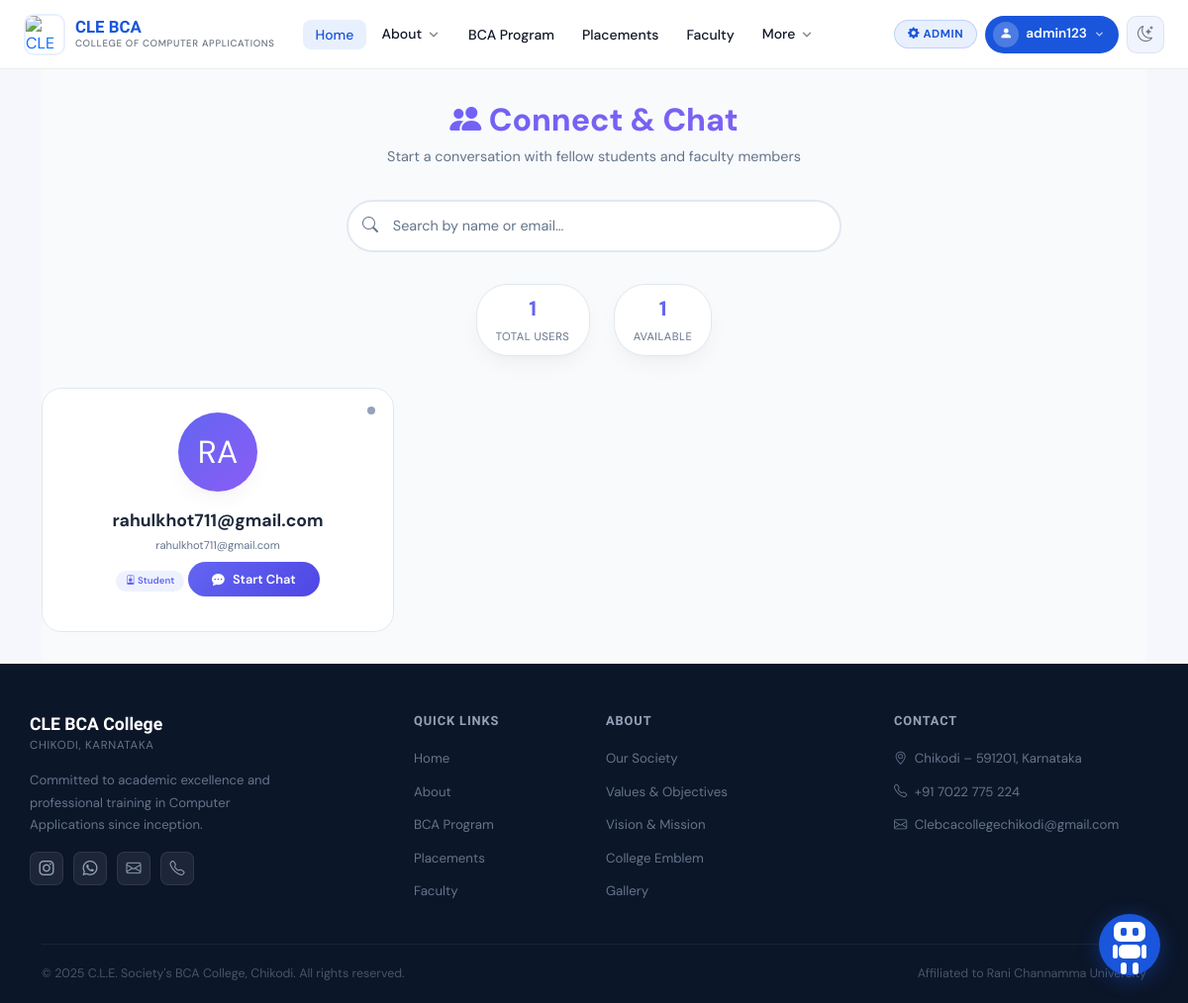
Page /messages/ (signed in) on the committed database.
### myapp/models.py (models this page shows, shortened)
class CustomUser(AbstractBaseUser, PermissionsMixin):
    GENDER_CHOICES = [
        ('male',   'Male'),
        ('female', 'Female'),
        ('other',  'Other'),
    ]
    email    = models.EmailField(unique=True)
    username = models.CharField(max_length=150, unique=True, blank=True)
    name     = models.CharField(max_length=100)
    contact = models.CharField(max_length=15, blank=True, null=True)
    age     = models.PositiveIntegerField(null=True, blank=True)
    gender  = models.CharField(max_length=10, choices=GENDER_CHOICES, blank=True, null=True)
    is_active    = models.BooleanField(default=True)
    is_staff     = models.BooleanField(default=False)
    is_admin     = models.BooleanField(default=False)
    date_joined  = models.DateTimeField(default=timezone.now)
    USERNAME_FIELD  = 'email'
    REQUIRED_FIELDS = ['name']
    objects = CustomUserManager()
    class Meta:
        verbose_name        = 'User'
        verbose_name_plural = 'Users'
        ordering            = ['email']

### myapp/views.py (the view)
# urls.py: path('messages/',            user_list_view,   name='user_list'),
@login_required
def user_list_view(request):
    users = User.objects.exclude(id=request.user.id).order_by('name')
    return render(request, 'users/user_list.html', {'users': users})

### templates/users/user_list.html (shortened to what this page needs)
{% extends 'base.html' %}
{% load static %}
{% block content %}
<div class="container">
    <div class="chat-directory-wrapper">
        <div class="directory-header">
            <h1><i class="bi bi-people-fill"></i> Connect & Chat</h1>
            <p>Start a conversation with fellow students and faculty members</p>
        </div>
        <div class="search-section">
            <div class="search-wrapper">
                <i class="bi bi-search search-icon"></i>
                <input type="text" id="searchInput" class="search-input" placeholder="Search by name or email...">
            </div>
        </div>
        <div class="stats-row">
            <div class="stat-item">
                <span class="stat-number" id="totalCount">{{ users|length }}</span>
                <span class="stat-label">Total Users</span>
            </div>
            <div class="stat-item">
                <span class="stat-number" id="visibleCount">{{ users|length }}</span>
                <span class="stat-label">Available</span>
            </div>
        </div>
        <div class="users-grid" id="usersGrid">
            {% for u in users %}
                <div class="user-card" data-name="{{ u.get_full_name|default:u.username|lower }}" data-email="{{ u.email|lower }}">
                    <div class="status-indicator offline"></div>
                    <div class="user-card-content">
                        <div class="user-avatar">
                            {{ u.get_full_name|default:u.username|slice:":1"|upper }}{{ u.get_full_name|default:u.username|slice:"1:2"|upper }}
                        </div>
                        <div class="user-name">{{ u.get_full_name|default:u.username }}</div>
                        <div class="user-email">{{ u.email }}</div>
                        <div class="user-badge">
                            <i class="bi bi-person-badge"></i> Student
                        </div>
                        <a href="{% url 'chat' user_id=u.id %}" class="chat-btn">
                            <i class="bi bi-chat-dots-fill"></i> Start Chat
                        </a>
                    </div>
                </div>
            {% endfor %}
        </div>
    </div>
</div>
{% endblock %}

### templates/base.html (shortened to what this page needs)
{% load static %}
<!doctype html>
<html lang="en">
<head>
<link href="https://cdn.jsdelivr.net/npm/bootstrap@5.3.3/dist/css/bootstrap.min.css" rel="stylesheet">
<link href="https://cdn.jsdelivr.net/npm/bootstrap-icons@1.11.3/font/bootstrap-icons.min.css" rel="stylesheet">
</head>
<body>
<nav class="cle-nav" id="cleNav" role="navigation" aria-label="Main navigation">
  <div class="cle-inner">
    <a class="cle-brand" href="/">
      <img src="https://encrypted-tbn0.gstatic.com/images?q=tbn:ANd9GcQ-Mlf3YXyj75CrbbX2So62rxl5jZz4C4YA_A&s"
           alt="CLE BCA Logo" class="cle-brand__logo" width="42" height="42">
      <div>
        <div class="cle-brand__name">CLE BCA</div>
        <div class="cle-brand__sub">College of Computer Applications</div>
      </div>
    </a>
    <ul class="cle-links" role="list">
      <li><a href="/" class="cle-link active">Home</a></li>
      <li class="cle-dd" id="dd-about">
        <button class="cle-dd__btn" aria-haspopup="true" aria-expanded="false" aria-controls="menu-about">
          About
          <svg class="cle-chevron" viewBox="0 0 16 16" fill="none" aria-hidden="true">
            <path d="M4 6l4 4 4-4" stroke="currentColor" stroke-width="1.8" stroke-linecap="round" stroke-linejoin="round"/>
          </svg>
        </button>
      </li>
      <li><a href="/#program" class="cle-link">BCA Program</a></li>
      <li><a href="/#placements" class="cle-link">Placements</a></li>
      <li><a href="#faculty" class="cle-link">Faculty</a></li>
      <li class="cle-dd" id="dd-more">
        <button class="cle-dd__btn" aria-haspopup="true" aria-expanded="false" aria-controls="menu-more">
          More
          <svg class="cle-chevron" viewBox="0 0 16 16" fill="none" aria-hidden="true">
            <path d="M4 6l4 4 4-4" stroke="currentColor" stroke-width="1.8" stroke-linecap="round" stroke-linejoin="round"/>
          </svg>
        </button>
      </li>
    </ul>
    <div class="cle-controls">
      {% if user.is_staff %}
      <a href="/admin/" class="cle-admin-badge">
        <i class="bi bi-gear-fill"></i> Admin
      </a>
      {% endif %}
      <div class="cle-dd cle-dd--right" id="dd-account">
        <button class="cle-acct-btn" aria-haspopup="true" aria-expanded="false" aria-controls="menu-account">
          <span class="av"><i class="bi bi-person-fill"></i></span>
          <span class="cle-uname">
            {% if user.is_authenticated %}{{ user.name|default:user.email }}{% else %}Account{% endif %}
          </span>
          <svg style="width:11px;height:11px;opacity:0.7;" viewBox="0 0 16 16" fill="none" aria-hidden="true">
            <path d="M4 6l4 4 4-4" stroke="currentColor" stroke-width="2" stroke-linecap="round" stroke-linejoin="round"/>
          </svg>
        </button>
      </div>
      <button class="cle-icon-btn" id="themeToggle" aria-label="Toggle dark mode" type="button">
        <i class="bi bi-moon-stars" id="themeIcon"></i>
      </button>
    </div>
  </div>
</nav>
{% block content %}{% endblock %}
<footer class="site-footer">
  <div class="container footer-top">
    <div class="row g-4">
      <div class="col-lg-4 col-md-6">
        <div class="footer-brand">
          <div class="footer-brand__name">CLE BCA College</div>
          <div class="footer-brand__sub">Chikodi, Karnataka</div>
        </div>
        <p class="footer-desc">Committed to academic excellence and professional training in Computer Applications since inception.</p>
        <div class="footer-social mt-3">
          <a href="https://www.instagram.com/" target="_blank" title="Instagram"><i class="bi bi-instagram"></i></a>
          <a href="https://wa.me/917022775224" target="_blank" title="WhatsApp"><i class="bi bi-whatsapp"></i></a>
          <a href="mailto:Clebcacollegechikodi@gmail.com" title="Email"><i class="bi bi-envelope"></i></a>
          <a href="tel:+917022775224" title="Phone"><i class="bi bi-telephone"></i></a>
        </div>
      </div>
      <div class="col-lg-2 col-md-6 col-6">
        <div class="footer-heading">Quick Links</div>
        <ul class="footer-links">
          <li><a href="/">Home</a></li>
          <li><a href="/#about">About</a></li>
          <li><a href="/#program">BCA Program</a></li>
          <li><a href="/#placements">Placements</a></li>
          <li><a href="#faculty">Faculty</a></li>
        </ul>
      </div>
      <div class="col-lg-3 col-md-6 col-6">
        <div class="footer-heading">About</div>
        <ul class="footer-links">
          <li><a href="{% url 'our_society_and_institution' %}">Our Society</a></li>
          <li><a href="{% url 'values_objectives' %}">Values &amp; Objectives</a></li>
          <li><a href="{% url 'vision_mission' %}">Vision &amp; Mission</a></li>
          <li><a href="{% url 'college_emblem' %}">College Emblem</a></li>
          <li><a href="{% url 'gallery' %}">Gallery</a></li>
        </ul>
      </div>
      <div class="col-lg-3 col-md-6">
        <div class="footer-heading">Contact</div>
        <ul class="footer-links">
          <li><a href="https://www.google.com/maps/place/CLE+Degree+College+Chikkodi/" target="_blank">
            <i class="bi bi-geo-alt me-1"></i> Chikodi – 591201, Karnataka
          </a></li>
          <li><a href="tel:+917022775224"><i class="bi bi-telephone me-1"></i> +91 7022 775 224</a></li>
          <li><a href="mailto:Clebcacollegechikodi@gmail.com"><i class="bi bi-envelope me-1"></i> Clebcacollegechikodi@gmail.com</a></li>
        </ul>
      </div>
    </div>
  </div>
  <div class="container">
    <div class="footer-bottom">
      <span>© 2025 C.L.E. Society's BCA College, Chikodi. All rights reserved.</span>
      <span>Affiliated to Rani Channamma University</span>
    </div>
  </div>
</footer>
<a href="{% url 'dashboard' %}" class="chatbot-float" title="Chat with AI Bot">
  <div class="robot">
    <div class="robot-head">
      <div class="robot-eyes"><span></span><span></span></div>
    </div>
    <div class="robot-body">
      <div class="arm arm-left"></div>
      <div class="arm arm-right"></div>
    </div>
    <div class="legs"><div class="leg"></div><div class="leg"></div></div>
  </div>
</a>
</body>
</html>

### templates/users/user_list.html (style rules this page uses)
:root { --chat-dir-bg: #f8fafc; --chat-dir-card: #ffffff; --chat-dir-text: #1e293b; --chat-dir-text-light: #64748b; --chat-dir-primary: #6366f1; --chat-dir-primary-dark: #4f46e5; --chat-dir-primary-light: #eef2ff; --chat-dir-success: #10b981; --chat-dir-warning: #f59e0b; --chat-dir-border: #e2e8f0; --chat-dir-shadow: 0 10px 25px -5px rgba(0, 0, 0, 0.05), 0 8px 10px -6px rgba(0, 0, 0, 0.02); --chat-dir-shadow-lg: 0 20px 35px -12px rgba(0, 0, 0, 0.1); }
* { margin: 0; padding: 0; box-sizing: border-box; }
.chat-directory-wrapper { padding: 2rem 0; min-height: calc(100vh - 200px); background: var(--chat-dir-bg); }
.directory-header { text-align: center; margin-bottom: 2rem; animation: fadeInDown 0.5s ease-out; }
.directory-header h1 { font-size: 2rem; font-weight: 800; background: linear-gradient(135deg, var(--chat-dir-primary), #8b5cf6); background-clip: text; -webkit-background-clip: text; color: transparent; margin-bottom: 0.5rem; }
.directory-header p { color: var(--chat-dir-text-light); font-size: 0.9rem; }
.search-section { margin-bottom: 2rem; animation: fadeInUp 0.5s ease-out 0.1s both; }
.search-wrapper { max-width: 500px; margin: 0 auto; position: relative; }
.search-icon { position: absolute; left: 1rem; top: 50%; transform: translateY(-50%); color: var(--chat-dir-text-light); }
.search-input { width: 100%; padding: 0.85rem 1rem 0.85rem 2.8rem; border: 2px solid var(--chat-dir-border); border-radius: 3rem; font-size: 0.9rem; background: var(--chat-dir-card); color: var(--chat-dir-text); transition: all 0.3s ease; }
.search-input::placeholder { color: var(--chat-dir-text-light); }
.stats-row { display: flex; justify-content: center; gap: 1.5rem; margin-bottom: 2rem; flex-wrap: wrap; }
.stat-item { text-align: center; padding: 0.5rem 1.2rem; background: var(--chat-dir-card); border-radius: 2rem; border: 1px solid var(--chat-dir-border); box-shadow: var(--chat-dir-shadow); }
.stat-number { font-size: 1.3rem; font-weight: 800; color: var(--chat-dir-primary); display: block; }
.stat-label { font-size: 0.7rem; color: var(--chat-dir-text-light); text-transform: uppercase; letter-spacing: 0.5px; }
.users-grid { display: grid; grid-template-columns: repeat(auto-fill, minmax(280px, 1fr)); gap: 1.5rem; animation: fadeInUp 0.5s ease-out 0.2s both; }
.user-card { background: var(--chat-dir-card); border-radius: 1.25rem; overflow: hidden; border: 1px solid var(--chat-dir-border); transition: all 0.3s ease; cursor: pointer; position: relative; }
.status-indicator { position: absolute; top: 1rem; right: 1rem; width: 12px; height: 12px; border-radius: 50%; background: #cbd5e1; border: 2px solid var(--chat-dir-card); }
.status-indicator.offline { background: #94a3b8; }
.user-card-content { padding: 1.5rem; text-align: center; }
.user-avatar { width: 80px; height: 80px; background: linear-gradient(135deg, var(--chat-dir-primary), #8b5cf6); border-radius: 50%; display: flex; align-items: center; justify-content: center; margin: 0 auto 1rem; font-size: 2rem; color: white; box-shadow: var(--chat-dir-shadow); }
.user-name { font-size: 1.1rem; font-weight: 700; color: var(--chat-dir-text); margin-bottom: 0.25rem; }
.user-email { font-size: 0.7rem; color: var(--chat-dir-text-light); margin-bottom: 0.5rem; word-break: break-all; }
.user-badge { display: inline-block; background: var(--chat-dir-primary-light); padding: 0.2rem 0.6rem; border-radius: 2rem; font-size: 0.6rem; font-weight: 600; color: var(--chat-dir-primary); margin-bottom: 1rem; }
.chat-btn { background: linear-gradient(135deg, var(--chat-dir-primary), var(--chat-dir-primary-dark)); border: none; padding: 0.5rem 1.5rem; border-radius: 2rem; font-size: 0.8rem; font-weight: 600; transition: all 0.3s ease; color: white; text-decoration: none; display: inline-flex; align-items: center; gap: 0.5rem; }
.user-card { animation: cardAppear 0.4s ease-out forwards; opacity: 0; }
.user-card:nth-child(1) { animation-delay: 0.05s; }

### rows in the picture
CustomUser: name "admin123"
CustomUser: get_full_name "R", get_full_name "A", get_full_name "rahulkhot711@gmail.com", email "rahulkhot711@gmail.com"

### other values in the picture
{{ users|length }} "1"
